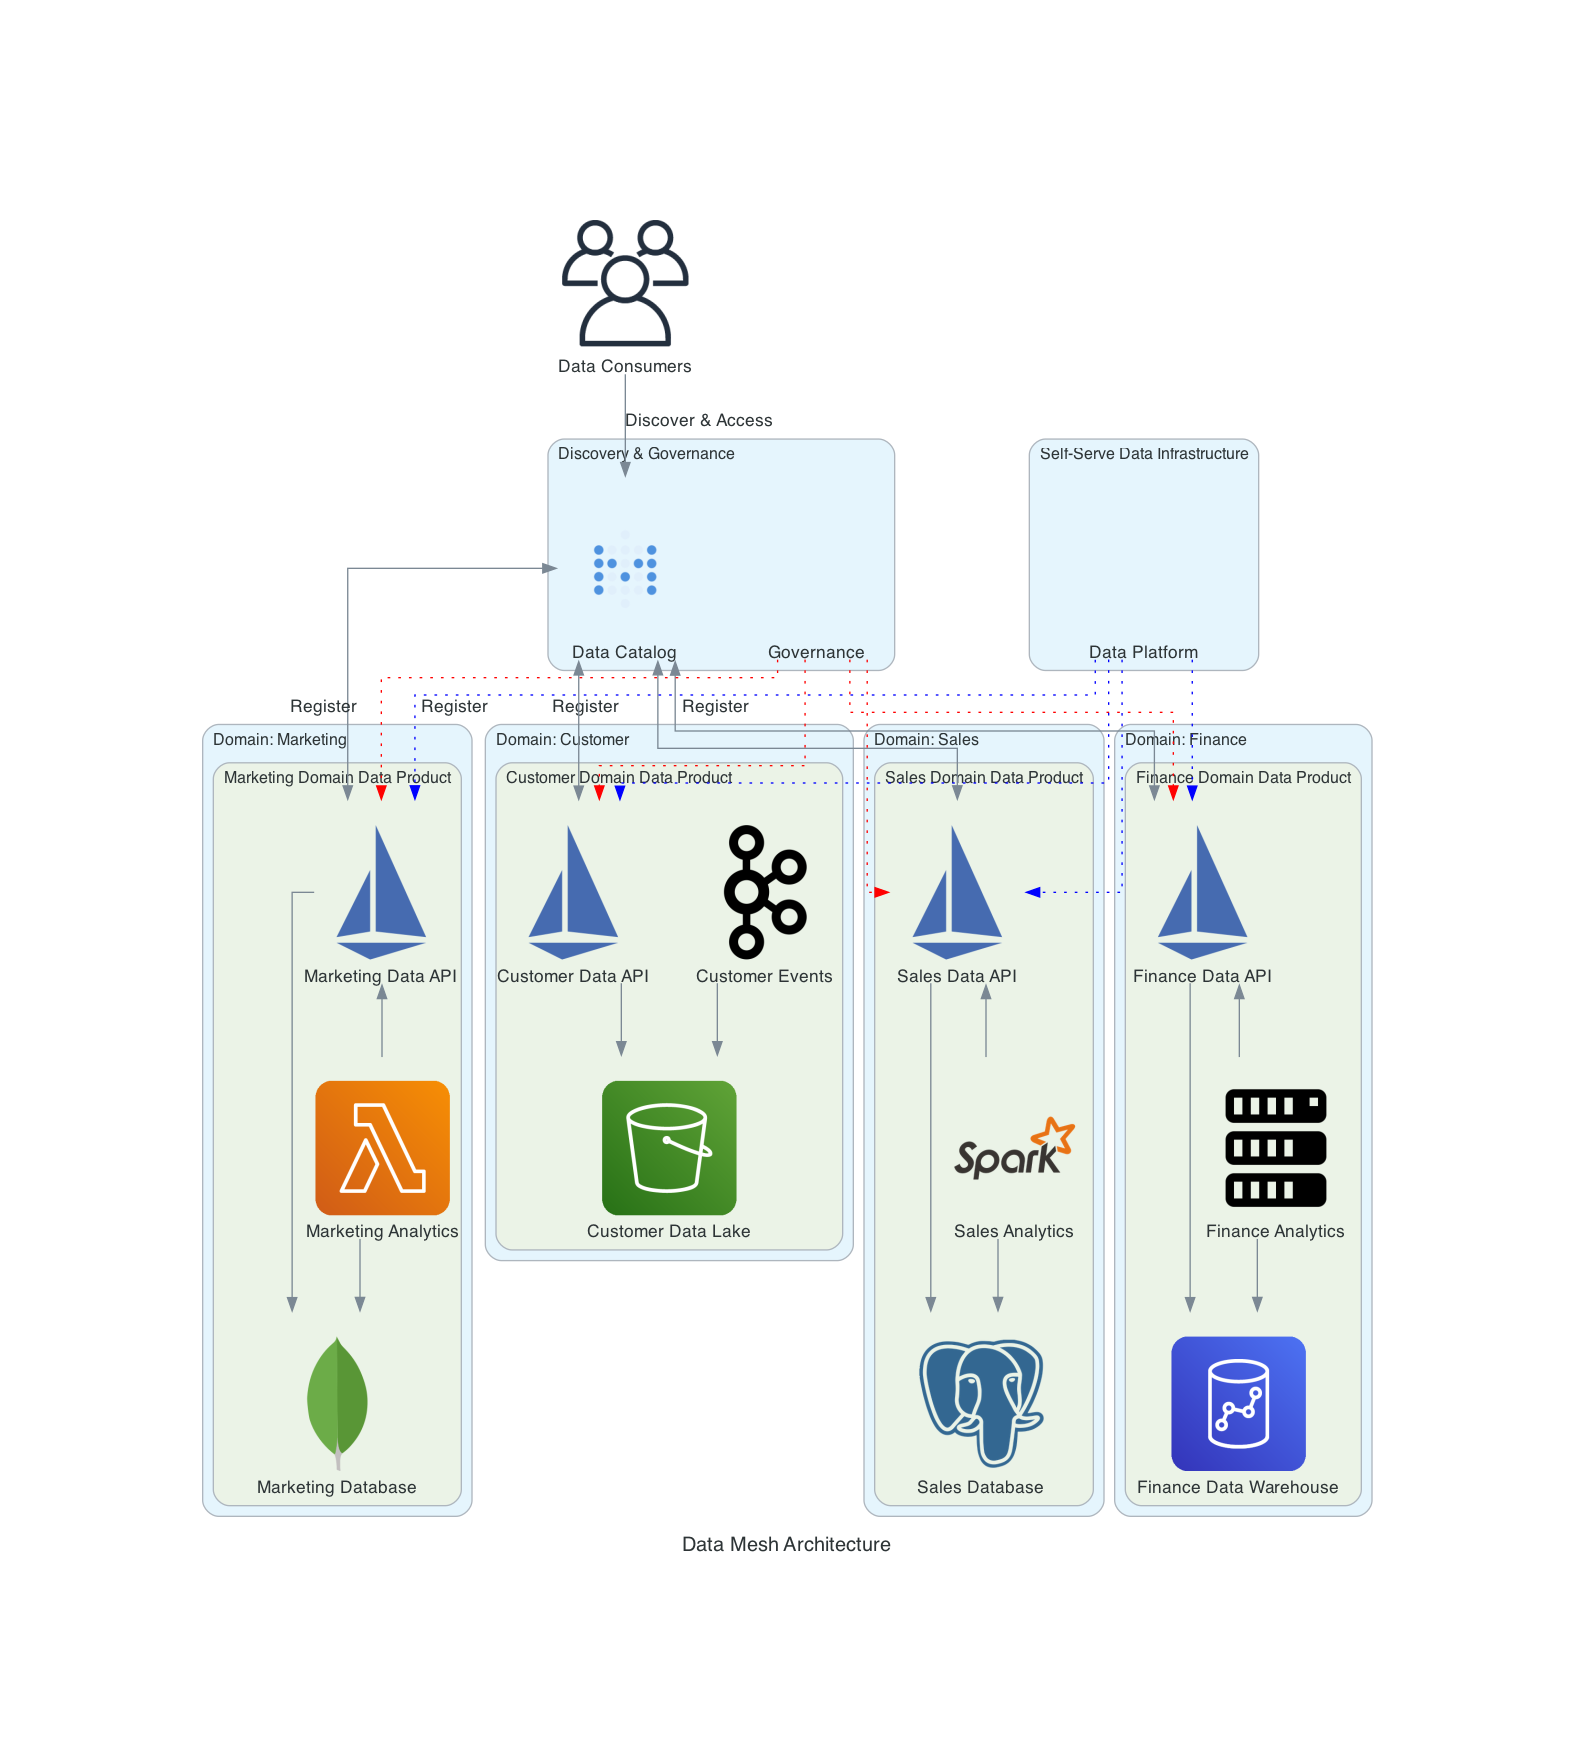

Here is the Python script that generated this plot:
#!/usr/bin/env python3
from diagrams import Diagram, Cluster, Edge
from diagrams.onprem.analytics import Spark
from diagrams.onprem.database import PostgreSQL, MongoDB
from diagrams.onprem.queue import Kafka
from diagrams.onprem.network import Istio
from diagrams.onprem.client import Users
from diagrams.onprem.compute import Server
from diagrams.aws.compute import Lambda
from diagrams.aws.database import Redshift
from diagrams.aws.storage import S3
from diagrams.custom import Custom

# Create the diagram
with Diagram("Data Mesh Architecture", show=False, direction="TB", filename="data_mesh_architecture"):
    
    # Data consumers
    users = Users("Data Consumers")
    
    # Data Mesh Discovery & Governance
    with Cluster("Discovery & Governance"):
        catalog = Custom("Data Catalog", "./resources/catalog.png")
        governance = Custom("Governance", "./resources/governance.png")
    
    # Domain-oriented data architecture
    with Cluster("Domain: Sales"):
        with Cluster("Sales Domain Data Product"):
            sales_api = Istio("Sales Data API")
            sales_db = PostgreSQL("Sales Database")
            sales_compute = Spark("Sales Analytics")
            
            sales_api >> sales_db
            sales_api << sales_compute >> sales_db
    
    with Cluster("Domain: Marketing"):
        with Cluster("Marketing Domain Data Product"):
            marketing_api = Istio("Marketing Data API")
            marketing_db = MongoDB("Marketing Database")
            marketing_compute = Lambda("Marketing Analytics")
            
            marketing_api >> marketing_db
            marketing_api << marketing_compute >> marketing_db
    
    with Cluster("Domain: Finance"):
        with Cluster("Finance Domain Data Product"):
            finance_api = Istio("Finance Data API")
            finance_db = Redshift("Finance Data Warehouse")
            finance_compute = Server("Finance Analytics")
            
            finance_api >> finance_db
            finance_api << finance_compute >> finance_db
    
    with Cluster("Domain: Customer"):
        with Cluster("Customer Domain Data Product"):
            customer_api = Istio("Customer Data API")
            customer_db = S3("Customer Data Lake")
            customer_stream = Kafka("Customer Events")
            
            customer_api >> customer_db
            customer_stream >> customer_db
    
    # Self-serve data platform
    with Cluster("Self-Serve Data Infrastructure"):
        platform = Custom("Data Platform", "./resources/platform.png")
        
    # Connect domains to governance, platform and users
    users >> Edge(label="Discover & Access") >> catalog
    catalog >> Edge(label="Register") << sales_api
    catalog >> Edge(label="Register") << marketing_api
    catalog >> Edge(label="Register") << finance_api
    catalog >> Edge(label="Register") << customer_api
    
    governance >> Edge(color="red", style="dotted") >> sales_api
    governance >> Edge(color="red", style="dotted") >> marketing_api
    governance >> Edge(color="red", style="dotted") >> finance_api
    governance >> Edge(color="red", style="dotted") >> customer_api
    
    platform >> Edge(color="blue", style="dotted") >> sales_api
    platform >> Edge(color="blue", style="dotted") >> marketing_api
    platform >> Edge(color="blue", style="dotted") >> finance_api
    platform >> Edge(color="blue", style="dotted") >> customer_api
